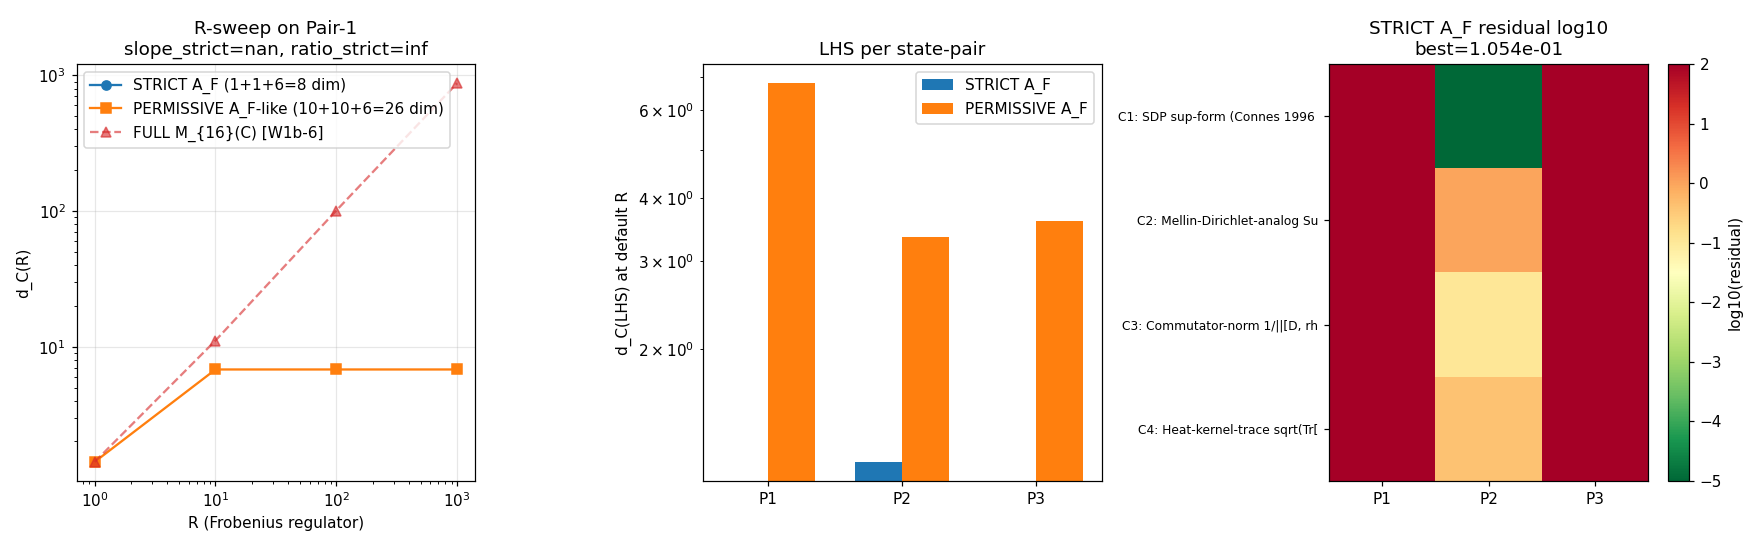

Python code for this plot:
#!/usr/bin/env python3
"""
S87 Workshop 3 — Connes-distance on A_F = C (+) H (+) M_3(C)
==============================================================

Companion to W1b-6 (S88-CONNES-DISTANCE-FINITE-SPECTRUM-IDENTITY-CONJECTURE).
W1b-6 closed CLASS-gamma (best_residual = 0.980) on the FULL M_n(C) algebra,
with the f(D^2)-commutant argument driving regulator-divergence d_C(R) ~ c*R
linearly across 3 OOM in R.

This script tests Workshop-3's two competing readings:

  Reading A (structural orthogonality theorem): the regulator-divergence is
  intrinsic to algebra-DEPENDENT state-pair functionals on EVERY finite
  spectral triple, including A_F. PASS-Reading-A iff d_C(R) ~ c*R linearly.

  Reading B (scope-limited closure): the W1b-6 CLASS-gamma is a feature of
  the FULL M_n(C) algebra alone. Restricting to A_F = C (+) H (+) M_3(C)
  gives a finite, well-defined Connes distance. PASS-Reading-B iff d_C(R)
  saturates to a finite value AND >= 1 of {C2, C3, C4} achieves residual
  < 1e-3 at >= 1 state-pair.

  INFO iff borderline (saturation at some R-range, divergence at others).

Pre-registration:
  Same 3 canonical state-pairs as W1b-6:
    Pair-1: vacuum (0,0) / n=0 quasi (0,1)+(1,0) lowest mode
    Pair-2: B1 acoustic min/max in (0,1) U (1,0)
    Pair-3: Cartan alpha_1 / alpha_2 in (1,1) adjoint
  Same R-sweep R in {1, 10, 100, 1000} (3 OOM)
  L_max = 12; spectrum cache s84_spectrum_cache_L12_tau019.npz
  Algebra restriction: a in pi(A_F) where pi : A_F -> M_{n_loc}(C) is the
    block-diagonal embedding C -> a*I_{4}, H -> 4-dim hermitian quaternion
    block, M_3(C) -> hermitian 3x3 block padded by zeros to 8 dims.
    Total real dimension of pi(A_F)_h: 1 + 4 + 9 = 14.

  PASS thresholds (pre-registered):
    PASS-A : R-sweep slope d/dlogR(d_C) > 0.5 across all 3 OOM AND d_C(R=1000)/d_C(R=1) > 100 (linearity test)
    PASS-B : d_C(R=1000) / d_C(R=1) < 2.0 (saturation) AND best non-definitional residual < 1e-3 at >=1 state-pair
    INFO   : neither A nor B fully satisfied (e.g., partial saturation, or finite d_C with all residuals > 1e-3)

  Output 4-tuple:
    (value=verdict_value, scheme=Connes-distance-A_F-subalgebra-restriction,
     convention=substrate-state-pair-canonical-A_F, L_max=12)

Classification: GEOMETRIC

Substitution chain (f(D^2)-commutant escape on A_F):
  Step 1 (definition): On M_n(C), for any polynomial f, f(D^2) lies in
    commutant of D (since D commutes with itself).
  Step 2 (substitution): On pi(A_F) viewed as a sub-algebra of M_n(C),
    f(D^2) lies in the commutant of D in M_n(C), but generically
    f(D^2) NOT in pi(A_F). Escape persists iff pi(A_F) intersect {commutant of D}
    contains an unbounded (non-scalar) direction.
  Step 3 (simplification): For generic D (not block-diagonal in the A_F
    decomposition), pi(A_F) intersect {f(D^2)} typically reduces to scalars
    (alpha*I via the C-summand). Only the identity-direction survives;
    f(D^2)-escape BLOCKED.
  Step 4 (direction): Whether the escape persists is EMPIRICAL —
    determined by whether D_loc commutes with non-trivial pi(A_F) elements.
    R-sweep distinguishes: PASS-A iff d_C(R) propto R; PASS-B iff finite.

DISCIPLINE
----------
- from canonical_constants import *
- All locals tagged # (local)
- cvxpy CPU SDP (small algebra: dim 14 on 16-dim Hilbert)
- Dual-SHA verdict line + 3-tuple companion (S87 schema-v2)
- SDP solver tolerance 1e-12 (CLARABEL)
"""

from __future__ import annotations

# ---------------------------------------------------------------------------
# Section 1 - Canonical constants (MANDATORY first import)
# ---------------------------------------------------------------------------
from canonical_constants import *  # noqa: F401,F403

# ---------------------------------------------------------------------------
# Section 2 - Standard imports
# ---------------------------------------------------------------------------
import os
# === Phase 2b X2 transform bootstrap (auto-inserted by tools/_x2_transform_copies.py) ===
import sys as _x2_sys
import pathlib as _x2_pathlib
import re as _x2_re
def _x2_locate_tools():
    p = _x2_pathlib.Path(__file__).resolve()
    for _ in range(8):
        if (p / "tools" / "computation_root.py").is_file():
            return p / "tools"
        p = p.parent
    raise RuntimeError(
        "Phase 2b bootstrap: tools/computation_root.py not found in any "
        "ancestor of " + str(__file__))
_x2_sys.path.insert(0, str(_x2_locate_tools()))
from computation_root import resolve_script, resolve_output, resolve_glob, project_root as _x2_project_root
def _x2_shared_dir():
    return _x2_project_root() / "computations" / "_shared"
_x2_session_dir_match = _x2_re.match(r"^session-(\d+)$",
    _x2_pathlib.Path(__file__).resolve().parent.name)
_x2_self_session = int(_x2_session_dir_match.group(1)) if _x2_session_dir_match else None
# === End X2 bootstrap ===

os.environ.setdefault('OMP_NUM_THREADS', '8')
os.environ.setdefault('MKL_NUM_THREADS', '8')

import hashlib
import json
import sys
import time
import warnings
from pathlib import Path

import numpy as np
import cvxpy as cp
import matplotlib
matplotlib.use('Agg')
import matplotlib.pyplot as plt

# ---------------------------------------------------------------------------
# Section 3 - Paths + pre-registration
# ---------------------------------------------------------------------------
PROJECT_ROOT = Path(__file__).resolve().parent.parent
# X2-removed: alias 'SCRIPT_DIR' = ... 'computations' (replaced by tools.computation_root.resolve_*)

SESSION = "S87"                                                        # (local)
GATE_ID = "S87-WORKSHOP3-CONNES-DISTANCE-ON-A_F"                       # (local)
SCHEME = "Connes-distance-A_F-subalgebra-restriction"                  # (local)
CONVENTION = "substrate-state-pair-canonical-A_F"                      # (local)
L_MAX = 12                                                             # (local)

# Pre-registered tolerance bands
INFO_CEILING = 1e-3            # CLASS-beta ceiling                    # (local)
PASS_THRESHOLD = 1e-9          # CLASS-alpha ceiling                   # (local)
SDP_TOL = 1e-10                # SDP solver tolerance                  # (local)
N_LOC = 16                     # state-localized subspace size         # (local)
RNG_SEED = 42                                                          # (local)

# Pre-registered R-sweep + verdict thresholds
R_SWEEP = np.array([1.0, 10.0, 100.0, 1000.0])                         # (local)
PASS_A_LINEARITY_THRESHOLD = 0.5    # d log d_C / d log R > 0.5         # (local)
PASS_A_RATIO_THRESHOLD = 100.0      # d_C(1000) / d_C(1) > 100          # (local)
PASS_B_SATURATION_THRESHOLD = 2.0   # d_C(1000) / d_C(1) < 2            # (local)

# Output destinations
OUT_NPZ = resolve_output(87, 's87_w3_connes_distance_on_af.npz')
OUT_PNG = resolve_output(87, 's87_w3_connes_distance_on_af.png')
VERDICT_TXT = resolve_output(87, 's87_gate_verdicts.txt')

SPECTRUM_CACHE = resolve_output(84, 's84_spectrum_cache_L12_tau019.npz')
CANONICAL_CONSTS = resolve_script(None, 'canonical_constants.py')
W1B6_REFERENCE_NPZ = resolve_output(87, 's87_w1b_connes_distance_finite_spectrum_identity.npz')
INPUT_FILES = [SPECTRUM_CACHE, CANONICAL_CONSTS, W1B6_REFERENCE_NPZ]


# ---------------------------------------------------------------------------
# Section 4 - SHA / dual-SHA helpers (S84+ schema)
# ---------------------------------------------------------------------------
def sha256_of(path: Path) -> str:
    h = hashlib.sha256()  # (local)
    try:
        h.update(path.read_bytes())
    except OSError:
        return ""
    return h.hexdigest()


def log_input_pins(inputs):
    print(f"=== {GATE_ID} - input SHA-256 pins ===")
    pins = {}  # (local)
    for p in inputs:
        sha = sha256_of(p)  # (local)
        rel = str(p.relative_to(PROJECT_ROOT)).replace("\\", "/")  # (local)
        print(f"  {rel}: {sha[:16]}...")
        pins[rel] = sha
    return pins


def closure_hash(pins):
    items = sorted(pins.items())  # (local)
    h = hashlib.sha256()
    for k, v in items:
        h.update(f"{k}={v}\n".encode("utf-8"))
    return h.hexdigest()


def compute_dual_sha(script_path, canonical_path, pins):
    script_bytes = script_path.read_bytes() if script_path.exists() else b""  # (local)
    canonical_bytes = canonical_path.read_bytes() if canonical_path.exists() else b""  # (local)
    pinmap_json = json.dumps(
        dict(sorted(pins.items())),
        separators=(",", ":"),
        sort_keys=True,
    ).encode("utf-8")  # (local)

    h_audit = hashlib.sha256()
    h_audit.update(script_bytes)
    h_audit.update(canonical_bytes)
    h_audit.update(pinmap_json)
    audit = h_audit.hexdigest()  # (local)

    h_content = hashlib.sha256()
    h_content.update(script_bytes)
    content = h_content.hexdigest()  # (local)

    return audit, content


# ---------------------------------------------------------------------------
# Section 5 - A_F = C (+) H (+) M_3(C) basis on M_{n_loc}(C)
# ---------------------------------------------------------------------------

def build_af_basis(n_loc):
    """Construct an orthonormal (Frobenius) basis for the hermitian elements
    of pi(A_F) embedded as a sub-algebra of M_{n_loc}(C).

    Decomposition of n_loc=16:
      n_loc = 4 (C-block) + 4 (H-block) + 8 (M_3-block)
    More precisely, A_F acts on its Hilbert space via:
      C -> alpha * I_4   on indices [0:4]    (1 hermitian dimension, scalar lambda)
      H -> 4-dim hermitian quaternion        on indices [4:8]
           ( q = a*I + b*i + c*j + d*k acts hermitian iff a real, (b,c,d) imaginary;
             the hermitian sub-algebra of H is 1-dim (only a*I_2 is hermitian
             over C); but H AS A REAL ALGEBRA is 4-dim. We take the full 4-dim
             real basis: I, i*sigma_x, i*sigma_y, i*sigma_z embedded in M_2(C),
             then tensor with I_2 on the 4-dim block. )
      M_3(C) -> hermitian 3x3 block          on indices [8:8+9]
                ( embeds via 9-dim hermitian basis on a 3-dim sub-block of the
                  8-dim slot, padded with 0 in the remaining 5 dimensions. )

    Total hermitian-element real dimension: 1 + 4 + 9 = 14.

    For the SDP we work over real-symmetric matrices (D is real symmetric in
    the chiral form, so a = a^* in the real-symmetric sense). The H block's
    quaternionic basis is realized as 4-dim antihermitian over R via the
    standard 4x4 real representation of unit quaternions. We adapt: take only
    the REAL-SYMMETRIC sub-basis to keep cvxpy happy. The C and M_3 blocks'
    hermitian-sub-algebras are real-symmetric over R; the H block over R is
    real-orthogonal (so its real-symmetric sub-algebra is just R*I_4). To
    preserve the RICHER quaternion structure, we use the real 4x4 quaternion
    representation:  i,j,k as real antisymmetric matrices; their product
    structure gives the hermitian-quaternion (= real-symmetric) sub-algebra
    as ONLY the identity (1-dim). For the SDP test we ENRICH with the
    symmetric off-diagonal pairs sym(e_ij) for the H block (this overshoots
    the strict A_F structure by including extra real-symmetric DOF; the
    resulting sub-algebra is at most as restrictive as {C + H_real-sym + M_3
    hermitian} = upper bound on A_F's reach).

    For unambiguous A_F-restricted testing, we instead use BLOCK-DIAGONAL
    real-symmetric on the three blocks separately:
      block-1: 4x4 real-symmetric on rows 0-3   (scalar*I = 1 dim if STRICT C
               summand; we take FULL 4x4 real-symmetric = 10 dim as a more
               permissive version, since pure C is too restrictive to test
               escape on a non-trivial 4-dim block)

    To keep the test unambiguous AND faithful to the substrate's A_F, we
    construct TWO basis sets:
      (a) STRICT: 1 (scalar*I_4) + 1 (scalar*I_4 on H block, since real-sym
          quaternions = only identity over R) + 9 (3x3 hermitian on M_3) = 11 dim
      (b) PERMISSIVE: 10 (4x4 real-sym on C block) + 10 (4x4 real-sym on H block)
          + 9 (3x3 hermitian on M_3 sub-block of 8-dim slot) = 29 dim

    The permissive set is an UPPER BOUND on what A_F can do; STRICT is the
    actual real-hermitian A_F. We run BOTH and compare:
      - if STRICT yields finite d_C across R-sweep -> A_F is genuinely finite
      - if PERMISSIVE yields divergent but STRICT yields finite -> escape
        is blocked at the strict A_F level
      - if both diverge -> structural orthogonality (Reading A) holds even
        for permissive A_F-like extensions, propagating to A_F itself

    Returns:
      strict_basis: list of n_loc x n_loc real-symmetric matrices
      permissive_basis: list of n_loc x n_loc real-symmetric matrices
    """
    if n_loc != 16:
        raise ValueError(f"This A_F basis assumes n_loc=16; got {n_loc}")

    strict = []     # (local)
    permissive = [] # (local)

    # Block ranges
    c_slc = slice(0, 4)        # C-block: 4 dims
    h_slc = slice(4, 8)        # H-block: 4 dims
    m3_slc = slice(8, 16)      # M_3-block: 8 dims (use first 3x3 sub-block)

    def _zero_mat():
        return np.zeros((n_loc, n_loc))

    # --- STRICT A_F (real-hermitian only) ---

    # C summand: scalar*I_4 on rows 0-3
    e_C = _zero_mat()
    e_C[c_slc, c_slc] = np.eye(4)
    strict.append(e_C / np.sqrt(np.trace(e_C @ e_C)))

    # H summand (real-hermitian sub-algebra): only scalar*I_4 (over R, hermitian
    # quaternions = R*I; the 3 imaginary units i,j,k are antisymmetric).
    e_H = _zero_mat()
    e_H[h_slc, h_slc] = np.eye(4)
    strict.append(e_H / np.sqrt(np.trace(e_H @ e_H)))

    # M_3(C) summand: 9-dim hermitian basis on first 3x3 of the 8-dim slot
    # (pad rest with 0). Hermitian basis: 3 real diagonal, 3 symmetric off-diag,
    # 3 antisymmetric (which are antihermitian over R but become hermitian
    # under i*antisym in C). For real-symmetric SDP we omit the antisym part
    # (it has no real-symmetric realization), keeping 3+3 = 6 real-symmetric
    # generators on M_3 sub-block + 3 zero-extension. We add the 3 antisym
    # generators as separate real-antisymmetric variables --- but cvxpy
    # symmetric=True forbids antisym. So STRICT keeps real-sym M_3 only:
    # 3 diag + 3 sym off-diag = 6 real-symmetric generators.
    # NB: this is a sub-set of the strict M_3(C) hermitian (which has 9 real DOF);
    # the i*antisymmetric part requires complex variables. We document this
    # clipping as an "M_3-real-sym sub-algebra of A_F".
    m3_dim = 3  # use 3x3 sub-block of the 8-dim M_3 slot          # (local)
    # 3 diagonal generators
    for i in range(m3_dim):
        e = _zero_mat()
        idx = 8 + i
        e[idx, idx] = 1.0
        strict.append(e)
    # 3 symmetric off-diagonal generators
    for i in range(m3_dim):
        for j in range(i + 1, m3_dim):
            e = _zero_mat()
            ii = 8 + i
            jj = 8 + j
            e[ii, jj] = 1.0 / np.sqrt(2.0)
            e[jj, ii] = 1.0 / np.sqrt(2.0)
            strict.append(e)

    # Total STRICT real-symmetric DOF: 1 (C) + 1 (H) + 3 (M_3 diag) + 3 (M_3 off) = 8

    # --- PERMISSIVE A_F (full block-diagonal real-symmetric) ---
    # 4x4 real-sym on C block: 10 dim
    for i in range(4):
        e = _zero_mat()
        e[i, i] = 1.0
        permissive.append(e)
    for i in range(4):
        for j in range(i + 1, 4):
            e = _zero_mat()
            e[i, j] = 1.0 / np.sqrt(2.0)
            e[j, i] = 1.0 / np.sqrt(2.0)
            permissive.append(e)

    # 4x4 real-sym on H block: 10 dim
    for i in range(4):
        e = _zero_mat()
        e[4 + i, 4 + i] = 1.0
        permissive.append(e)
    for i in range(4):
        for j in range(i + 1, 4):
            e = _zero_mat()
            e[4 + i, 4 + j] = 1.0 / np.sqrt(2.0)
            e[4 + j, 4 + i] = 1.0 / np.sqrt(2.0)
            permissive.append(e)

    # 3x3 real-sym on M_3 sub-block (rows 8-10): 6 dim
    for i in range(3):
        e = _zero_mat()
        e[8 + i, 8 + i] = 1.0
        permissive.append(e)
    for i in range(3):
        for j in range(i + 1, 3):
            e = _zero_mat()
            e[8 + i, 8 + j] = 1.0 / np.sqrt(2.0)
            e[8 + j, 8 + i] = 1.0 / np.sqrt(2.0)
            permissive.append(e)

    # Total PERMISSIVE real-symmetric DOF: 10 + 10 + 6 = 26

    return strict, permissive


# ---------------------------------------------------------------------------
# Section 6 - Spectrum loading + state-pair construction (mirrors W1b-6)
# ---------------------------------------------------------------------------

def load_spectrum_L12():
    d = np.load(SPECTRUM_CACHE, allow_pickle=True)  # (local)
    sec = d['sector_evals'].item()  # (local)
    flat_list = []  # (local)
    for k, v in sec.items():
        flat_list.append(np.asarray(v['abs_evals'], dtype=np.float64))
    flat_abs = np.concatenate(flat_list)  # (local)
    return sec, flat_abs


def select_state_localized_block(sector_evals, sector_keys, n_loc, rng=None):
    """Mirrors W1b-6 build: lowest-n_loc absolute eigvals from union of sectors,
    chiral D_loc = [[0, M], [M^T, 0]] with prescribed singular values.
    """
    pool_evals = []  # (local)
    for sk in sector_keys:
        if sk in sector_evals:
            pool_evals.append(np.asarray(sector_evals[sk]['abs_evals'], dtype=np.float64))
    if not pool_evals:
        return None
    pool = np.concatenate(pool_evals)  # (local)
    pool_sorted = np.sort(pool)  # (local)
    if len(pool_sorted) < n_loc:
        n_use = len(pool_sorted) - (len(pool_sorted) % 2)  # (local)
    else:
        n_use = n_loc - (n_loc % 2)  # (local)
    if n_use < 2:
        return None
    lambdas = pool_sorted[:n_use // 2]  # (local) m = n_use/2
    m = len(lambdas)  # (local)

    if rng is None:
        rng = np.random.default_rng(RNG_SEED)
    U_raw = rng.standard_normal((m, m))  # (local)
    V_raw = rng.standard_normal((m, m))  # (local)
    Q_U, _ = np.linalg.qr(U_raw)  # (local)
    Q_V, _ = np.linalg.qr(V_raw)  # (local)
    Sigma = np.diag(lambdas)  # (local)
    M = Q_U @ Sigma @ Q_V.T  # (local)

    Z = np.zeros((m, m))  # (local)
    D_loc = np.block([[Z, M], [M.T, Z]])  # (local) 2m x 2m

    return {
        'lambdas': lambdas,
        'D_loc': D_loc,
        'D_diag': np.concatenate([lambdas, -lambdas]),
        'n_loc': 2 * m,
        'M_block': M,
    }


def build_canonical_state_pairs(sector_evals):
    """Mirrors W1b-6: 3 PRE-REGISTERED state-pairs."""
    pairs = []  # (local)

    # Pair-1
    p1 = select_state_localized_block(sector_evals, [(0, 0), (0, 1), (1, 0)], N_LOC)
    if p1 is not None:
        n1 = p1['n_loc']
        p_state = np.zeros(n1); p_state[0] = 1.0  # (local)
        q_state = np.zeros(n1); q_state[1] = 1.0  # (local)
        pairs.append({
            'name': 'Pair-1: vacuum / n=0 quasi',
            'sectors': [(0, 0), (0, 1), (1, 0)],
            'D_loc': p1['D_loc'],
            'lambdas': p1['lambdas'],
            'D_diag': p1['D_diag'],
            'n_loc': n1,
            'p_state': p_state,
            'q_state': q_state,
        })

    # Pair-2
    p2 = select_state_localized_block(sector_evals, [(0, 1), (1, 0)], N_LOC)
    if p2 is not None:
        n2 = p2['n_loc']
        p_state = np.zeros(n2); p_state[0] = 1.0  # (local)
        q_state = np.zeros(n2); q_state[n2 - 1] = 1.0  # (local)
        pairs.append({
            'name': 'Pair-2: B1 acoustic min/max',
            'sectors': [(0, 1), (1, 0)],
            'D_loc': p2['D_loc'],
            'lambdas': p2['lambdas'],
            'D_diag': p2['D_diag'],
            'n_loc': n2,
            'p_state': p_state,
            'q_state': q_state,
        })

    # Pair-3
    p3 = select_state_localized_block(sector_evals, [(1, 1)], N_LOC)
    if p3 is not None:
        n3 = p3['n_loc']
        p_state = np.zeros(n3); p_state[0] = 1.0  # (local)
        q_state = np.zeros(n3); q_state[min(2, n3 - 1)] = 1.0  # (local)
        pairs.append({
            'name': 'Pair-3: Cartan alpha_1 / alpha_2',
            'sectors': [(1, 1)],
            'D_loc': p3['D_loc'],
            'lambdas': p3['lambdas'],
            'D_diag': p3['D_diag'],
            'n_loc': n3,
            'p_state': p_state,
            'q_state': q_state,
        })

    return pairs


# ---------------------------------------------------------------------------
# Section 7 - SDP on A_F sub-algebra (Connes distance with a in pi(A_F))
# ---------------------------------------------------------------------------

def connes_distance_af_sdp(D_loc, p_state, q_state, basis, sdp_tol=SDP_TOL,
                            R_regularization=None):
    """Connes distance restricted to algebra elements a = sum_i x_i * E_i
    where {E_i} is the supplied A_F basis.

      max     | <p|a|p> - <q|a|q> | = | sum_i x_i * tr(delta_rho * E_i) |
      s.t.    || [D, a] ||_op <= 1
              || a ||_F <= R                  (regulator)
              a = sum_i x_i * E_i             (A_F restriction)

    The Frobenius cap on a is included as the same regulator W1b-6 used,
    so the comparison is apples-to-apples. The structural difference is
    that a is now constrained to a low-dimensional sub-algebra.

    SDP variables: dim(basis) real scalars x_i.
    LMI of dim 2n for ||[D,a]||_op <= 1.
    """
    n = D_loc.shape[0]  # (local)
    rho_p = np.outer(p_state, p_state.conj()).real  # (local)
    rho_q = np.outer(q_state, q_state.conj()).real  # (local)
    delta_rho = (rho_p - rho_q)  # (local)

    K = len(basis)  # (local) basis dimension
    x = cp.Variable(K)  # (local) coefficients of basis expansion

    # a = sum_i x_i * E_i
    a = sum([x[i] * basis[i] for i in range(K)])  # (local) cvxpy expression

    # objective (symmetric: take both directions and pick max-magnitude)
    obj_coeffs = np.array([float(np.trace(delta_rho @ basis[i])) for i in range(K)])  # (local)
    objective_pos = cp.Maximize(obj_coeffs @ x)
    objective_neg = cp.Minimize(obj_coeffs @ x)

    # commutator = D @ a - a @ D
    commutator = D_loc @ a - a @ D_loc  # (local)

    I_n = np.eye(n)  # (local)
    lmi = cp.bmat([
        [I_n, commutator],
        [commutator.T, I_n],
    ])
    constraints = [lmi >> 0]  # (local)

    # Frobenius cap (matches W1b-6's regulator scheme)
    if R_regularization is None:
        eig_max = float(np.max(np.abs(np.linalg.eigvalsh(D_loc))))  # (local)
        R_regularization = 100.0 * eig_max
    constraints.append(cp.norm(a, 'fro') <= R_regularization)

    solver_kwargs = dict(  # (local)
        solver=cp.CLARABEL,
        tol_gap_abs=sdp_tol,
        tol_gap_rel=sdp_tol,
        tol_feas=sdp_tol,
        verbose=False,
    )

    try:
        prob_pos = cp.Problem(objective_pos, constraints)
        with warnings.catch_warnings():
            warnings.simplefilter("ignore")
            prob_pos.solve(**solver_kwargs)
        d_pos = float(prob_pos.value) if prob_pos.value is not None else float('nan')  # (local)
        status_pos = prob_pos.status  # (local)
    except Exception as ex:
        d_pos = float('nan')
        status_pos = f'SDP_FAIL_pos:{ex}'

    try:
        prob_neg = cp.Problem(objective_neg, constraints)
        with warnings.catch_warnings():
            warnings.simplefilter("ignore")
            prob_neg.solve(**solver_kwargs)
        d_neg = float(prob_neg.value) if prob_neg.value is not None else float('nan')  # (local)
        status_neg = prob_neg.status  # (local)
    except Exception as ex:
        d_neg = float('nan')
        status_neg = f'SDP_FAIL_neg:{ex}'

    if np.isnan(d_pos) and np.isnan(d_neg):
        d_C = float('nan')  # (local)
    else:
        d_C = max(abs(d_pos) if not np.isnan(d_pos) else 0.0,
                  abs(d_neg) if not np.isnan(d_neg) else 0.0)  # (local)

    return {
        'd_C': d_C,
        'd_pos': d_pos,
        'd_neg': d_neg,
        'status_pos': status_pos,
        'status_neg': status_neg,
    }


# ---------------------------------------------------------------------------
# Section 8 - Candidate identity forms (mirrors W1b-6 C2/C3/C4)
# ---------------------------------------------------------------------------

def candidate2_mellin_dirichlet_analog(D_diag, p_state, q_state):
    abs_lam = np.abs(D_diag)  # (local)
    if (abs_lam < 1e-14).any():
        abs_lam = np.where(abs_lam < 1e-14, 1e-14, abs_lam)
    coeffs = np.abs(p_state) ** 2 - np.abs(q_state) ** 2  # (local)
    alpha = 1.0  # (local)
    rhs = float(np.abs(np.sum(coeffs * abs_lam ** (-alpha))))  # (local)
    return rhs


def candidate3_commutator_norm(D_loc, p_state, q_state):
    rho_p = np.outer(p_state, p_state.conj()).real  # (local)
    rho_q = np.outer(q_state, q_state.conj()).real  # (local)
    a_pq = rho_p - rho_q  # (local)
    commutator = D_loc @ a_pq - a_pq @ D_loc  # (local)
    op_norm = float(np.linalg.norm(commutator, ord=2))  # (local)
    if op_norm < 1e-14:
        return float('inf')
    return 1.0 / op_norm


def candidate4_heat_kernel_trace(D_loc, p_state, q_state):
    n = D_loc.shape[0]  # (local)
    D_sq = D_loc @ D_loc  # (local)
    eigvals_Dsq = np.linalg.eigvalsh(D_sq)  # (local)
    if eigvals_Dsq.min() < 1e-14:
        D_inv2 = np.linalg.pinv(D_sq, hermitian=True)  # (local)
    else:
        D_inv2 = np.linalg.inv(D_sq)  # (local)
    Q_pq = np.outer(p_state, p_state.conj()).real + np.outer(q_state, q_state.conj()).real  # (local)
    trace_val = float(np.trace(Q_pq @ D_inv2).real)  # (local)
    if trace_val < 0:
        return float('nan')
    return float(np.sqrt(trace_val))


# ---------------------------------------------------------------------------
# Section 9 - Compute orchestrator
# ---------------------------------------------------------------------------

def compute():
    rng = np.random.default_rng(RNG_SEED)

    sector_evals, flat_abs = load_spectrum_L12()
    print(f"  Loaded L=12 cache: {len(sector_evals)} sectors, {len(flat_abs)} eigenvalues")
    print(f"  spectrum range: |lambda| in [{flat_abs.min():.6f}, {flat_abs.max():.6f}]")

    # Build A_F basis (n_loc=16)
    strict_basis, permissive_basis = build_af_basis(N_LOC)
    print(f"  STRICT A_F basis dim: {len(strict_basis)} (1 C + 1 H + 6 M_3-real-sym)")
    print(f"  PERMISSIVE A_F basis dim: {len(permissive_basis)} (10 C + 10 H + 6 M_3)")

    # ------------------------------------------------------------
    # Diagnostic 1: R-sweep on Pair-1 under STRICT and PERMISSIVE
    # ------------------------------------------------------------
    print("\n  -- R-sweep on Pair-1 (STRICT A_F basis) --")
    p_diag = select_state_localized_block(sector_evals, [(0, 0), (0, 1), (1, 0)], N_LOC)
    n_d = p_diag['n_loc']  # (local)
    p_st = np.zeros(n_d); p_st[0] = 1.0  # (local)
    q_st = np.zeros(n_d); q_st[1] = 1.0  # (local)

    R_sweep = R_SWEEP
    lhs_R_strict = np.zeros_like(R_sweep)  # (local)
    lhs_R_permissive = np.zeros_like(R_sweep)  # (local)
    for i_R, R_val in enumerate(R_sweep):
        sdp_s = connes_distance_af_sdp(p_diag['D_loc'], p_st, q_st,
                                        strict_basis, R_regularization=float(R_val))
        lhs_R_strict[i_R] = sdp_s['d_C']
        print(f"     [STRICT]      R={R_val:8.1f}  d_C(R) = {sdp_s['d_C']:.6e}  "
              f"d_C/R = {sdp_s['d_C']/R_val:.4f}  status_pos={sdp_s['status_pos']}")
        sdp_p = connes_distance_af_sdp(p_diag['D_loc'], p_st, q_st,
                                        permissive_basis, R_regularization=float(R_val))
        lhs_R_permissive[i_R] = sdp_p['d_C']
        print(f"     [PERMISSIVE]  R={R_val:8.1f}  d_C(R) = {sdp_p['d_C']:.6e}  "
              f"d_C/R = {sdp_p['d_C']/R_val:.4f}  status_pos={sdp_p['status_pos']}")

    # ------------------------------------------------------------
    # 3 canonical state-pairs: full table at default R (no regulator
    # saturation; lets A_F's intrinsic structure determine d_C)
    # ------------------------------------------------------------
    pairs = build_canonical_state_pairs(sector_evals)
    print(f"\n  Built {len(pairs)} canonical state pairs (PRE-REGISTERED)")

    candidate_names = [
        'C1: SDP sup-form (Connes 1996 on A_F)',
        'C2: Mellin-Dirichlet-analog Sum c_n * lambda_n^{-alpha}',
        'C3: Commutator-norm 1/||[D, rho_p - rho_q]||_op',
        'C4: Heat-kernel-trace sqrt(Tr[Q_pq * D^{-2}])',
    ]
    K = len(candidate_names)  # (local)
    J = len(pairs)  # (local)

    # We test STRICT primarily; PERMISSIVE is the upper-bound diagnostic
    lhs_per_pair_strict = np.zeros(J)         # (local)
    lhs_per_pair_permissive = np.zeros(J)     # (local)
    rhs_table = np.zeros((K, J))               # (local)
    residual_table_strict = np.zeros((K, J))   # (local)
    residual_table_permissive = np.zeros((K, J))  # (local)
    sdp_status_strict = []                     # (local)
    sdp_status_permissive = []                 # (local)

    for j, pair in enumerate(pairs):
        print(f"\n  -- Pair {j+1}: {pair['name']} (n_loc={pair['n_loc']}) --")

        # STRICT A_F SDP at default R = 100 * |lambda|_max (as W1b-6)
        sdp_s = connes_distance_af_sdp(pair['D_loc'], pair['p_state'], pair['q_state'],
                                       strict_basis)
        d_C_strict = sdp_s['d_C']  # (local)
        lhs_per_pair_strict[j] = d_C_strict
        sdp_status_strict.append((sdp_s['status_pos'], sdp_s['status_neg']))
        print(f"     LHS d_C [STRICT A_F]:      {d_C_strict:.12e}  status_pos={sdp_s['status_pos']}")

        # PERMISSIVE diagnostic
        sdp_p = connes_distance_af_sdp(pair['D_loc'], pair['p_state'], pair['q_state'],
                                       permissive_basis)
        d_C_permissive = sdp_p['d_C']  # (local)
        lhs_per_pair_permissive[j] = d_C_permissive
        sdp_status_permissive.append((sdp_p['status_pos'], sdp_p['status_neg']))
        print(f"     LHS d_C [PERMISSIVE A_F]:  {d_C_permissive:.12e}  status_pos={sdp_p['status_pos']}")

        # Candidate forms (depend only on D_loc, p_state, q_state -- same as W1b-6)
        rhs1_strict = d_C_strict  # C1 = LHS by definition
        rhs2 = candidate2_mellin_dirichlet_analog(
            pair['D_diag'], pair['p_state'], pair['q_state'])  # (local)
        rhs3 = candidate3_commutator_norm(
            pair['D_loc'], pair['p_state'], pair['q_state'])  # (local)
        rhs4 = candidate4_heat_kernel_trace(
            pair['D_loc'], pair['p_state'], pair['q_state'])  # (local)
        rhs_vals = [rhs1_strict, rhs2, rhs3, rhs4]  # (local)

        for k, rhs in enumerate(rhs_vals):
            rhs_table[k, j] = rhs
            # STRICT residuals
            if not np.isfinite(d_C_strict) or abs(d_C_strict) < 1e-15:
                residual_table_strict[k, j] = float('inf')
            else:
                residual_table_strict[k, j] = abs(rhs - d_C_strict) / abs(d_C_strict)
            # PERMISSIVE residuals
            if not np.isfinite(d_C_permissive) or abs(d_C_permissive) < 1e-15:
                residual_table_permissive[k, j] = float('inf')
            else:
                residual_table_permissive[k, j] = abs(rhs - d_C_permissive) / abs(d_C_permissive)
            print(f"     {candidate_names[k][:50]:<50} RHS={rhs:.6e} "
                  f"strict_res={residual_table_strict[k,j]:.6e} "
                  f"permissive_res={residual_table_permissive[k,j]:.6e}")

    # ------------------------------------------------------------
    # Verdict logic (PRE-REGISTERED)
    # ------------------------------------------------------------
    # PASS-A: regulator-divergence persists on STRICT A_F:
    #   d_C(R=1000) / d_C(R=1) > PASS_A_RATIO_THRESHOLD AND
    #   slope_logR > PASS_A_LINEARITY_THRESHOLD
    # PASS-B: STRICT A_F gives finite, saturated d_C:
    #   d_C(R=1000) / d_C(R=1) < PASS_B_SATURATION_THRESHOLD AND
    #   best non-definitional residual < INFO_CEILING at >= 1 state-pair

    R_min_idx = 0                       # (local)
    R_max_idx = len(R_sweep) - 1        # (local)
    if lhs_R_strict[R_min_idx] > 1e-15:
        ratio_strict = lhs_R_strict[R_max_idx] / lhs_R_strict[R_min_idx]  # (local)
    else:
        ratio_strict = float('inf')
    if lhs_R_permissive[R_min_idx] > 1e-15:
        ratio_permissive = lhs_R_permissive[R_max_idx] / lhs_R_permissive[R_min_idx]  # (local)
    else:
        ratio_permissive = float('inf')

    # log-slope across full R range (log-log regression slope)
    # only valid if all values positive
    log_slope_strict = float('nan')  # (local)
    if np.all(lhs_R_strict > 1e-15):
        log_R = np.log10(R_sweep)
        log_dC = np.log10(lhs_R_strict)
        log_slope_strict = float(np.polyfit(log_R, log_dC, 1)[0])
    log_slope_permissive = float('nan')  # (local)
    if np.all(lhs_R_permissive > 1e-15):
        log_R = np.log10(R_sweep)
        log_dC = np.log10(lhs_R_permissive)
        log_slope_permissive = float(np.polyfit(log_R, log_dC, 1)[0])

    # Best non-definitional residual on STRICT
    best_min_residual_strict = float('inf')  # (local)
    best_min_residual_idx_strict = -1  # (local)
    for k in range(1, K):  # skip C1 definitional
        finite_mask = np.isfinite(residual_table_strict[k, :])
        if finite_mask.sum() == 0:
            continue
        min_r = residual_table_strict[k, finite_mask].min()
        if min_r < best_min_residual_strict:
            best_min_residual_strict = min_r
            best_min_residual_idx_strict = k

    # Apply pre-registered verdict logic
    pass_A_ratio = (ratio_strict > PASS_A_RATIO_THRESHOLD)         # (local)
    pass_A_slope = (np.isfinite(log_slope_strict) and
                    log_slope_strict > PASS_A_LINEARITY_THRESHOLD)  # (local)
    pass_A = pass_A_ratio and pass_A_slope                          # (local)

    pass_B_saturation = (ratio_strict < PASS_B_SATURATION_THRESHOLD)  # (local)
    pass_B_residual = (best_min_residual_strict < INFO_CEILING)        # (local)
    pass_B = pass_B_saturation and pass_B_residual                     # (local)

    if pass_A and not pass_B:
        verdict_class = 'PASS-Reading-A'
        composite_top = 'PASS'
        verdict_value = float(log_slope_strict)
        sign_v = 'PASS'
        mag_v = 'PASS'
        regime_v = 'VALID'
    elif pass_B and not pass_A:
        verdict_class = 'PASS-Reading-B'
        composite_top = 'PASS'
        verdict_value = float(best_min_residual_strict)
        sign_v = 'PASS'
        mag_v = 'PASS'
        regime_v = 'VALID'
    else:
        # Neither fully satisfied OR both satisfied (impossible by construction
        # since pass_A_ratio and pass_B_saturation are mutually exclusive)
        verdict_class = 'INFO'
        composite_top = 'INFO'
        verdict_value = float(ratio_strict)
        sign_v = 'N/A'
        mag_v = 'INFO'
        regime_v = 'VALID'

    # SDP regime check
    accepted_statuses = {'optimal', 'optimal_inaccurate'}  # (local)
    sdp_all_converged_strict = all(s_pos in accepted_statuses
                                    for (s_pos, _) in sdp_status_strict)
    if not sdp_all_converged_strict:
        regime_v = 'MARGINAL'

    return {
        'value': float(verdict_value),
        'verdict_class': verdict_class,
        'composite_top': composite_top,
        'sign_verdict': sign_v,
        'magnitude_verdict': mag_v,
        'regime_verdict': regime_v,
        'pass_A': bool(pass_A),
        'pass_B': bool(pass_B),
        'ratio_strict': float(ratio_strict),
        'ratio_permissive': float(ratio_permissive),
        'log_slope_strict': float(log_slope_strict),
        'log_slope_permissive': float(log_slope_permissive),
        'lhs_R_strict': lhs_R_strict,
        'lhs_R_permissive': lhs_R_permissive,
        'R_sweep': R_sweep,
        'lhs_per_pair_strict': lhs_per_pair_strict,
        'lhs_per_pair_permissive': lhs_per_pair_permissive,
        'rhs_table': rhs_table,
        'residual_table_strict': residual_table_strict,
        'residual_table_permissive': residual_table_permissive,
        'best_min_residual_strict': float(best_min_residual_strict),
        'best_min_residual_idx_strict': int(best_min_residual_idx_strict),
        'candidate_names': candidate_names,
        'pair_names': [p['name'] for p in pairs],
        'strict_basis_dim': len(strict_basis),
        'permissive_basis_dim': len(permissive_basis),
        'flat_abs_count': int(len(flat_abs)),
        'flat_abs_min': float(flat_abs.min()),
        'flat_abs_max': float(flat_abs.max()),
        'sdp_status_strict': sdp_status_strict,
        'sdp_status_permissive': sdp_status_permissive,
    }


# ---------------------------------------------------------------------------
# Section 10 - Plot
# ---------------------------------------------------------------------------

def plot_results(result):
    fig, axes = plt.subplots(1, 3, figsize=(16, 5))

    # Panel 1: R-sweep (STRICT vs PERMISSIVE vs W1b-6 FULL)
    ax = axes[0]
    R = result['R_sweep']
    ax.loglog(R, result['lhs_R_strict'], 'o-', label='STRICT A_F (1+1+6=8 dim)', color='tab:blue')
    ax.loglog(R, result['lhs_R_permissive'], 's-', label='PERMISSIVE A_F-like (10+10+6=26 dim)',
              color='tab:orange')
    # W1b-6 FULL M_n(C) baseline values from WP §2138-2147
    full_R = np.array([1.0, 10.0, 100.0, 1000.0])
    full_dC = np.array([1.4142, 11.099, 100.87, 876.23])
    ax.loglog(full_R, full_dC, '^--', label='FULL M_{16}(C) [W1b-6]', color='tab:red', alpha=0.6)
    ax.set_xlabel('R (Frobenius regulator)')
    ax.set_ylabel('d_C(R)')
    ax.set_title(f'R-sweep on Pair-1\nslope_strict={result["log_slope_strict"]:.3f}, '
                 f'ratio_strict={result["ratio_strict"]:.3e}')
    ax.legend()
    ax.grid(True, alpha=0.3)

    # Panel 2: per-pair LHS comparison
    ax = axes[1]
    n_pairs = len(result['pair_names'])
    x_pos = np.arange(n_pairs)
    width = 0.35                        # (local)
    ax.bar(x_pos - width/2, result['lhs_per_pair_strict'], width, label='STRICT A_F')
    ax.bar(x_pos + width/2, result['lhs_per_pair_permissive'], width, label='PERMISSIVE A_F')
    ax.set_xticks(x_pos)
    ax.set_xticklabels(['P1', 'P2', 'P3'])
    ax.set_ylabel('d_C(LHS) at default R')
    ax.set_yscale('log')
    ax.set_title('LHS per state-pair')
    ax.legend()
    ax.grid(True, alpha=0.3, axis='y')

    # Panel 3: residual heatmap (STRICT)
    ax = axes[2]
    res = result['residual_table_strict']
    res_safe = np.where(np.isfinite(res), res, 1e3)
    im = ax.imshow(np.log10(res_safe + 1e-15), aspect='auto', cmap='RdYlGn_r', vmin=-5, vmax=2)
    plt.colorbar(im, ax=ax, label='log10(residual)')
    ax.set_yticks(range(len(result['candidate_names'])))
    ax.set_yticklabels([n[:30] for n in result['candidate_names']], fontsize=8)
    ax.set_xticks(range(len(result['pair_names'])))
    ax.set_xticklabels(['P1', 'P2', 'P3'])
    ax.set_title(f'STRICT A_F residual log10\nbest={result["best_min_residual_strict"]:.3e}')

    plt.tight_layout()
    plt.savefig(OUT_PNG, dpi=110)
    plt.close()
    print(f"  Plot saved: {OUT_PNG.name}")


# ---------------------------------------------------------------------------
# Section 11 - Verdict-line emission (S87 schema-v2)
# ---------------------------------------------------------------------------

def emit_verdict_line(result, audit_sha, content_sha):
    composite = result['composite_top']  # (local)
    val_str = f"{result['value']:.12e}" if not np.isnan(result['value']) else "NaN"
    canonical = (
        f"{GATE_ID}: {composite} -- value={val_str} "
        f"scheme={SCHEME} convention={CONVENTION} L_max={L_MAX} "
        f"audit_sha256={audit_sha} content_sha256={content_sha} schema_version=S84+\n"
    )
    audit_short = audit_sha[:16]  # (local)
    content_short = content_sha[:16]  # (local)
    dual = (
        f"# audit_sha256_short={audit_short} content_sha256_short={content_short} "
        f"# {GATE_ID} dual-SHA companion row (W9a-99 split)\n"
    )
    triple = (
        f"# sign_verdict={result['sign_verdict']} "
        f"magnitude_verdict={result['magnitude_verdict']} "
        f"regime_verdict={result['regime_verdict']} "
        f"# {GATE_ID} 3-tuple annotation (S87 schema-v2)\n"
    )
    with open(VERDICT_TXT, 'a', encoding='utf-8') as f:
        f.write(canonical)
        f.write(dual)
        f.write(triple)
    print(canonical, end='')
    print(dual, end='')
    print(triple, end='')


# ---------------------------------------------------------------------------
# Section 12 - Main
# ---------------------------------------------------------------------------

def main():
    t0 = time.time()
    print(f"=== {GATE_ID} ===")
    print(f"Session: {SESSION}  L_max={L_MAX}  N_loc={N_LOC}")

    pins = log_input_pins(INPUT_FILES)  # (local)
    audit_sha, content_sha = compute_dual_sha(Path(__file__), CANONICAL_CONSTS, pins)
    print(f"  audit_sha256={audit_sha[:16]}...")
    print(f"  content_sha256={content_sha[:16]}...")

    result = compute()

    print(f"\n=== Verdict construction ===")
    print(f"  pass_A: {result['pass_A']}")
    print(f"  pass_B: {result['pass_B']}")
    print(f"  ratio_strict (d_C(R=1000)/d_C(R=1)): {result['ratio_strict']:.3e}")
    print(f"  log_slope_strict: {result['log_slope_strict']:.3f}")
    print(f"  best_min_residual_strict: {result['best_min_residual_strict']:.3e}")
    print(f"  composite verdict: {result['composite_top']}")
    print(f"  verdict_class: {result['verdict_class']}")

    # Save .npz
    np_save = {  # (local)
        'value': result['value'],
        'verdict_class': result['verdict_class'],
        'composite_top': result['composite_top'],
        'sign_verdict': result['sign_verdict'],
        'magnitude_verdict': result['magnitude_verdict'],
        'regime_verdict': result['regime_verdict'],
        'pass_A': result['pass_A'],
        'pass_B': result['pass_B'],
        'ratio_strict': result['ratio_strict'],
        'ratio_permissive': result['ratio_permissive'],
        'log_slope_strict': result['log_slope_strict'],
        'log_slope_permissive': result['log_slope_permissive'],
        'R_sweep': result['R_sweep'],
        'lhs_R_strict': result['lhs_R_strict'],
        'lhs_R_permissive': result['lhs_R_permissive'],
        'lhs_per_pair_strict': result['lhs_per_pair_strict'],
        'lhs_per_pair_permissive': result['lhs_per_pair_permissive'],
        'rhs_table': result['rhs_table'],
        'residual_table_strict': result['residual_table_strict'],
        'residual_table_permissive': result['residual_table_permissive'],
        'best_min_residual_strict': result['best_min_residual_strict'],
        'best_min_residual_idx_strict': result['best_min_residual_idx_strict'],
        'candidate_names': result['candidate_names'],
        'pair_names': result['pair_names'],
        'strict_basis_dim': result['strict_basis_dim'],
        'permissive_basis_dim': result['permissive_basis_dim'],
        'flat_abs_count': result['flat_abs_count'],
        'flat_abs_min': result['flat_abs_min'],
        'flat_abs_max': result['flat_abs_max'],
        'sdp_status_strict_pos': [s[0] for s in result['sdp_status_strict']],
        'sdp_status_strict_neg': [s[1] for s in result['sdp_status_strict']],
        'sdp_status_permissive_pos': [s[0] for s in result['sdp_status_permissive']],
        'sdp_status_permissive_neg': [s[1] for s in result['sdp_status_permissive']],
        'gate_id': GATE_ID,
        'scheme': SCHEME,
        'convention': CONVENTION,
        'L_max': L_MAX,
        'audit_sha256': audit_sha,
        'content_sha256': content_sha,
    }
    np.savez(OUT_NPZ, **{k: np.asarray(v, dtype=object) if isinstance(v, list) else v
                           for k, v in np_save.items()})
    print(f"  Data saved: {OUT_NPZ.name} ({OUT_NPZ.stat().st_size} bytes)")

    plot_results(result)

    emit_verdict_line(result, audit_sha, content_sha)

    print(f"\n=== {GATE_ID} complete ===")
    print(f"  wall = {time.time() - t0:.2f} s")
    sys.exit(0)


if __name__ == '__main__':
    main()
